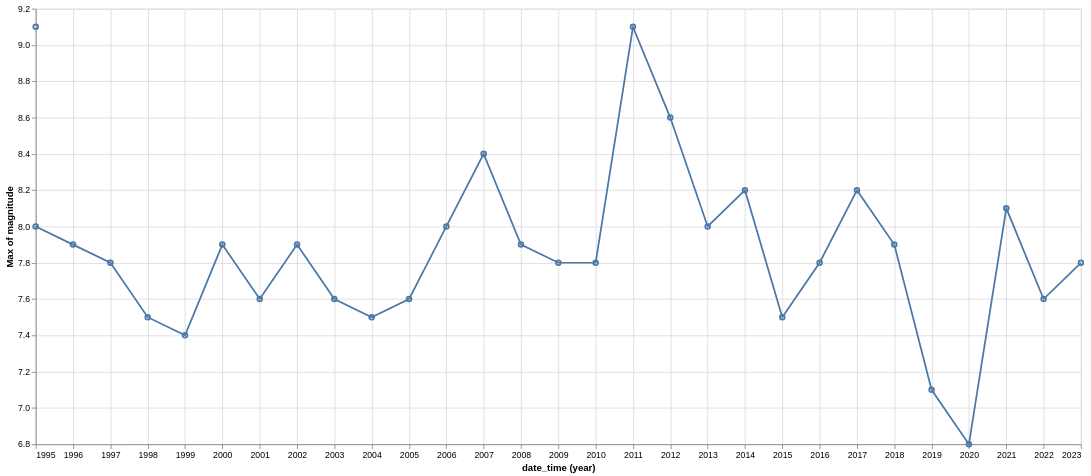

The notebook cell saved with this chart:
### Markdown cell above
## Ejercicio 2

### Code cell
linea = (alt
    .Chart(df)
    .mark_line()
    .encode(
        alt.Y('max(magnitude):Q',scale=alt.Scale(zero=False)),
        x='year(date_time):T',
    ).properties(width=1200, height=500)
)

puntos = (alt
    .Chart(df)
    .mark_point()
    .encode(
        alt.Y('max(magnitude):Q',scale=alt.Scale(zero=False)),
        x='year(date_time):T',
    ).properties(width=1200, height=500)
)

grafico2 = linea + puntos
grafico2

### Figure 1 — Vega-Lite specification as saved in the notebook (floating-point values rounded to 4 significant figures; data arrays with more than 128 entries replaced by an {"elided": "..."} marker saying what was removed)
{"config": {"view": {"continuousWidth": 300, "continuousHeight": 300}}, "layer": [{"mark": {"type": "line"}, "encoding": {"x": {"field": "date_time", "timeUnit": "year", "type": "temporal"}, "y": {"aggregate": "max", "field": "magnitude", "scale": {"zero": false}, "type": "quantitative"}}}, {"mark": {"type": "point"}, "encoding": {"x": {"field": "date_time", "timeUnit": "year", "type": "temporal"}, "y": {"aggregate": "max", "field": "magnitude", "scale": {"zero": false}, "type": "quantitative"}}}], "data": {"name": "data-2451fc0f1b2f7bd699936750164dcbbc"}, "height": 500, "width": 1200, "$schema": "https://vega.github.io/schema/vega-lite/v5.15.1.json", "datasets": {"data-2451fc0f1b2f7bd699936750164dcbbc": {"elided": "1000 records"}}}
